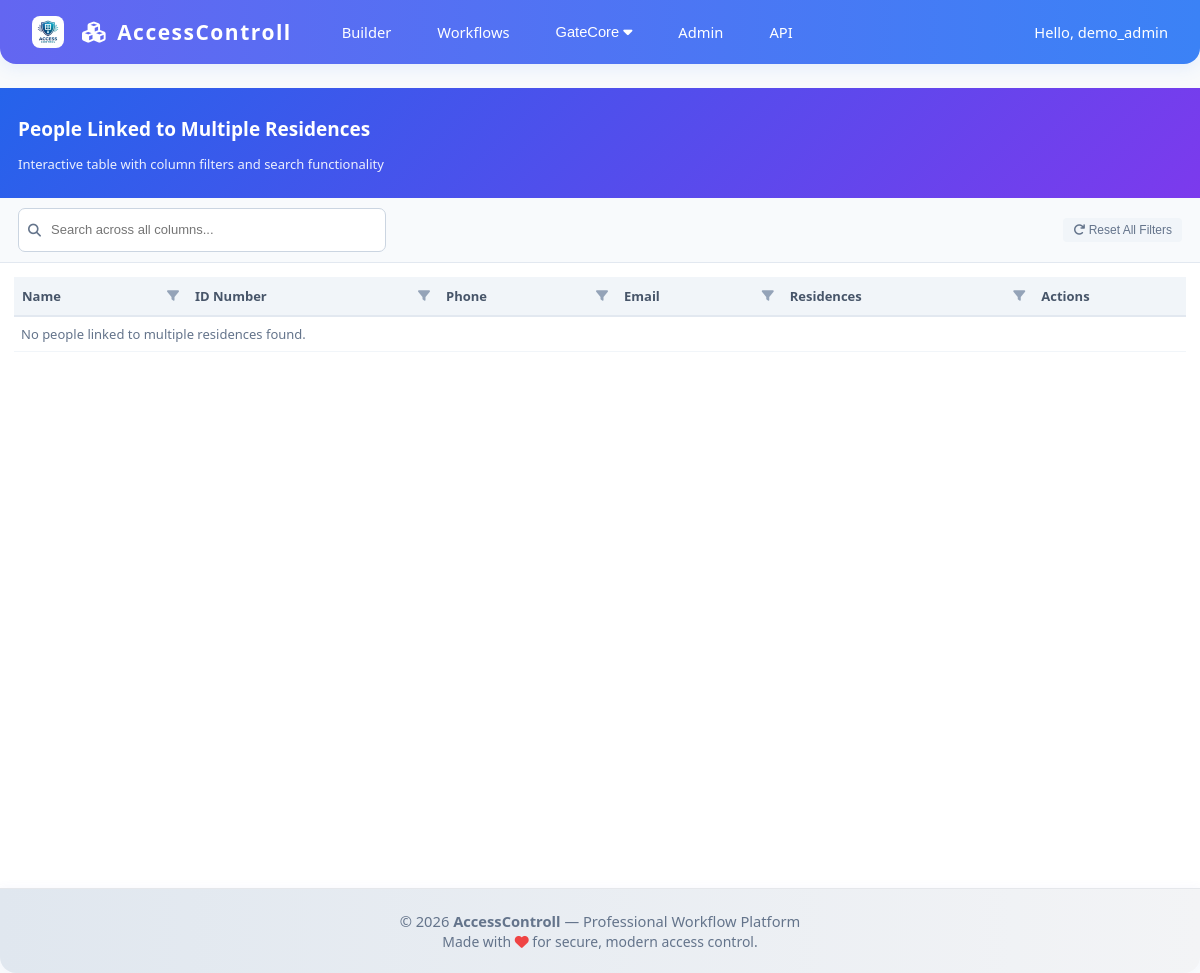
Page /builder/gatecore/people-multi-residence/ (signed in) on the earlier database version.
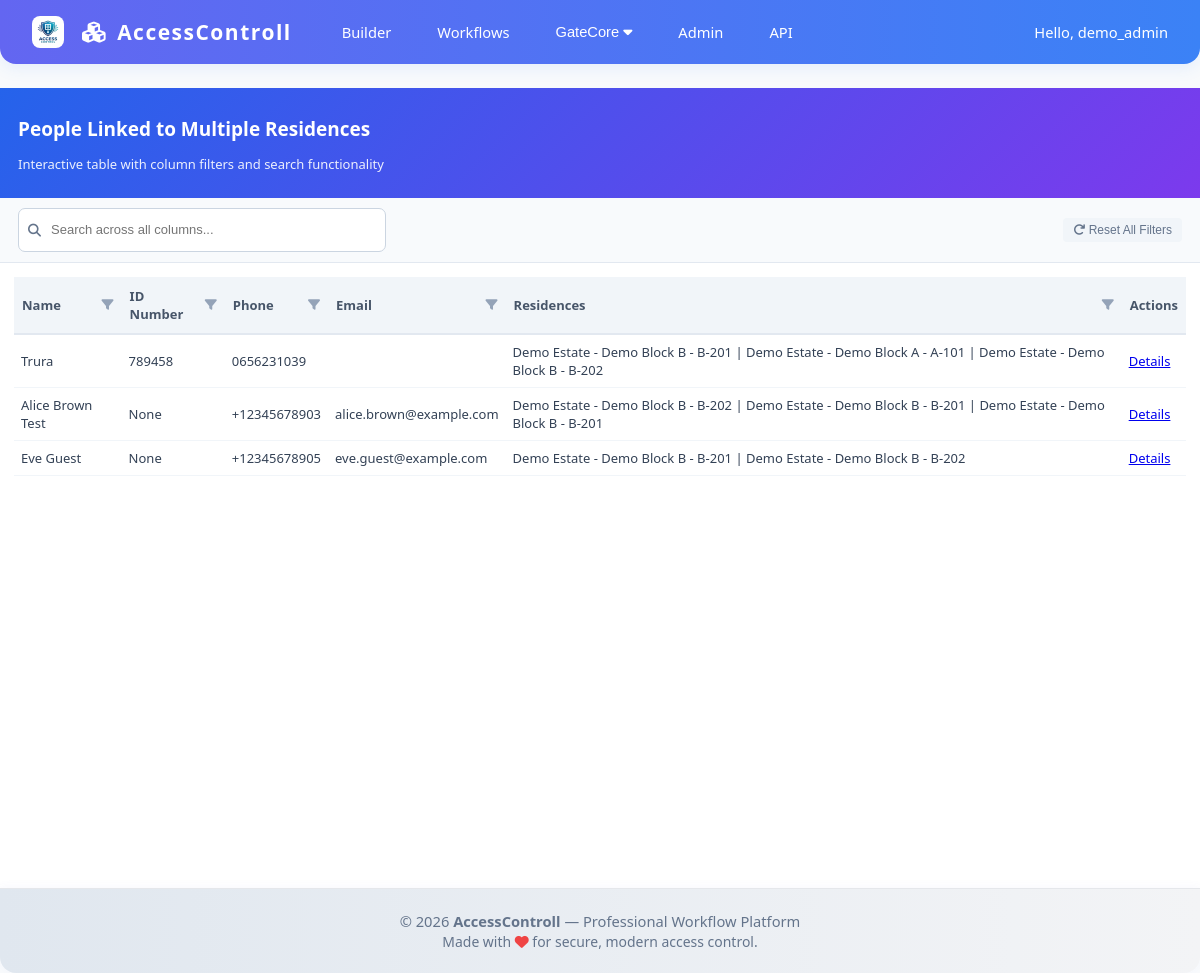
Same page on the later database version.
### GateCore/models/people.py (models this page shows, shortened)
class Person(BaseModel):
    PHONE_DEVICE_CHOICES = [
        ("android", "Android"),
        ("ios", "iOS"),
        ("feature", "Feature Phone"),
        ("other", "Other"),
    ]
    GENDER_CHOICES = [
        ("M", "Male"),
        ("F", "Female"),
        ("O", "Other"),
        ("U", "Prefer not to say"),
    ]
    first_name = models.CharField(max_length=100)
    last_name = models.CharField(max_length=100)
    middle_name = models.CharField(max_length=100, blank=True)
    id_number = models.CharField(max_length=50, blank=True, null=True, unique=True)
    phone = models.CharField(max_length=30, validators=[validate_phone_number])
    phone_device_type = models.CharField(max_length=20, choices=PHONE_DEVICE_CHOICES, blank=True)
    phone_otp = models.CharField(max_length=8, blank=True)
    phone_otp_created = models.DateTimeField(null=True, blank=True)
    facial_recognition_enabled = models.BooleanField(default=False)
    email = models.EmailField(blank=True, null=True, validators=[validate_email])
    gender = models.CharField(max_length=1, choices=GENDER_CHOICES, blank=True)
    date_of_birth = models.DateField(null=True, blank=True)
    emergency_contact_name = models.CharField(max_length=200, blank=True)
    emergency_contact_phone = models.CharField(max_length=30, blank=True)
    photo = models.ImageField(upload_to="people/", blank=True, null=True)
    notes = models.TextField(blank=True)
    tags = models.JSONField(default=list, blank=True)
    last_seen = models.DateTimeField(null=True, blank=True)
    class Meta:
        ordering = ['last_name', 'first_name']
        indexes = [
            models.Index(fields=['last_name', 'first_name']),
            models.Index(fields=['id_number']),
            models.Index(fields=['is_active', 'is_deleted']),
        ]
        verbose_name_plural = "People"
    @property
    def full_name(self):
        return f"{self.first_name} {self.last_name}"

### GateCore/models/occupancy.py (models this page shows, shortened)
class Occupancy(BaseModel):
    ROLE_CHOICES = [
        ("owner", "Owner"),
        ("tenant", "Tenant"),
        ("employee", "Employee"),
        ("contractor", "Contractor"),
        ("family_member", "Family Member"),
        ("guest", "Guest"),
        ("service_provider", "Service Provider"),
    ]
    person = models.ForeignKey(
        "Person",
        on_delete=models.CASCADE,
        related_name="occupancies"
    )
    unit = models.ForeignKey(
        "Unit",
        on_delete=models.CASCADE,
        related_name="occupancies"
    )
    role = models.CharField(max_length=30, choices=ROLE_CHOICES)
    start_date = models.DateField()
    end_date = models.DateField(null=True, blank=True)
    contract_number = models.CharField(max_length=100, blank=True)
    contract_document = models.FileField(upload_to="contracts/", null=True, blank=True)
    monthly_rent = models.DecimalField(max_digits=12, decimal_places=2, null=True, blank=True)
    security_deposit = models.DecimalField(max_digits=12, decimal_places=2, null=True, blank=True)
    is_primary = models.BooleanField(default=False)
    class Meta:
        ordering = ['-start_date']
        unique_together = ["person", "unit", "role"]
        indexes = [
            models.Index(fields=['person', 'is_active']),
            models.Index(fields=['unit', 'role']),
            models.Index(fields=['start_date', 'end_date']),
        ]
        verbose_name_plural = "Occupancies"

### GateCore/models/property.py (models this page shows, shortened)
class Unit(BaseModel):
    UNIT_TYPES = [
        ("house", "House"),
        ("apartment", "Apartment"),
        ("office", "Office"),
        ("shop", "Shop"),
        ("warehouse", "Warehouse"),
        ("studio", "Studio"),
        ("penthouse", "Penthouse"),
    ]
    STATUS_CHOICES = [
        ("vacant", "Vacant"),
        ("occupied", "Occupied"),
        ("maintenance", "Under Maintenance"),
        ("reserved", "Reserved"),
        ("unavailable", "Unavailable"),
    ]
    property = models.ForeignKey(
        Property,
        on_delete=models.CASCADE,
        related_name="units"
    )
    unit_code = models.CharField(max_length=50)
    unit_type = models.CharField(max_length=50, choices=UNIT_TYPES)
    floor = models.IntegerField(null=True, blank=True)
    status = models.CharField(max_length=20, choices=STATUS_CHOICES, default="vacant")
    area_sqft = models.DecimalField(max_digits=10, decimal_places=2, null=True, blank=True)
    bedrooms = models.IntegerField(default=0)
    bathrooms = models.IntegerField(default=1)
    access_code = models.CharField(max_length=20, blank=True, null=True)
    has_parking = models.BooleanField(default=False)
    parking_spots = models.IntegerField(default=0)
    class Meta:
        ordering = ['property', 'floor', 'unit_code']
        unique_together = ["property", "unit_code"]
        indexes = [
            models.Index(fields=['property', 'status']),
            models.Index(fields=['status', 'is_active']),
            models.Index(fields=['floor', 'unit_type']),
        ]

class Property(BaseModel):
    PROPERTY_TYPES = [
        ("residential", "Residential"),
        ("commercial", "Commercial"),
        ("mixed", "Mixed"),
        ("industrial", "Industrial"),
        ("retail", "Retail"),
    ]
    site = models.ForeignKey(
        Site,
        on_delete=models.CASCADE,
        related_name="properties"
    )
    name = models.CharField(max_length=255)
    property_code = models.CharField(max_length=50, blank=True, null=True)
    address = models.TextField()
    property_type = models.CharField(max_length=50, choices=PROPERTY_TYPES)
    location = models.CharField(max_length=255, blank=True)
    total_units = models.IntegerField(default=0)
    total_floors = models.IntegerField(default=1)
    year_built = models.IntegerField(null=True, blank=True)
    class Meta:
        ordering = ['site', 'name']
        verbose_name_plural = "Properties"
        unique_together = ["site", "property_code"]
        indexes = [
            models.Index(fields=['site', 'property_type']),
            models.Index(fields=['property_type', 'is_active']),
        ]

class Site(BaseModel):
    SITE_TYPES = [
        ("estate", "Estate"),
        ("office_park", "Office Park"),
        ("mixed_use", "Mixed Use"),
        ("industrial", "Industrial"),
        ("campus", "Campus"),
    ]
    name = models.CharField(max_length=255)
    site_type = models.CharField(max_length=50, choices=SITE_TYPES)
    location = models.CharField(max_length=255, blank=True)
    address = models.TextField(blank=True)
    description = models.TextField(blank=True)
    code = models.CharField(max_length=50, unique=True, blank=True, null=True)
    class Meta:
        ordering = ['name']
        indexes = [
            models.Index(fields=['site_type', 'is_active']),
        ]

### frontend/views.py (the view)
# urls.py: path('gatecore/people-multi-residence/', views.gatecore_people_multi_residence, name='gatecore_people_multi_residence'),
@login_required
def gatecore_people_multi_residence(request):
    people = Person.objects.annotate(num_residences=Count('occupancies', filter=models.Q(occupancies__is_active=True, occupancies__is_deleted=False))).filter(num_residences__gt=1).prefetch_related('occupancies__unit__property__site').order_by('last_name', 'first_name')
    return render(request, "frontend/gatecore_people_multi_residence.html", {"people": people})

### frontend/templates/frontend/gatecore_people_multi_residence.html (shortened to what this page needs)
{% extends "frontend/base.html" %}
{% block content %}
<div class="people-container">
    <header>
        <h2>People Linked to Multiple Residences</h2>
        <p class="subtitle">Interactive table with column filters and search functionality</p>
    </header>
    <div class="controls">
        <div class="global-search-container">
            <i class="fas fa-search global-search-icon"></i>
            <input type="text" id="globalSearch" class="global-search" placeholder="Search across all columns...">
        </div>
        <div>
            <button id="resetAllFilters" class="filter-btn reset-btn">
                <i class="fas fa-redo"></i> Reset All Filters
            </button>
        </div>
    </div>
    <div class="table-container">
        <table id="peopleTable">
            <thead>
                <tr id="peopleTableHeaderRow">
                    <th class="filterable-header" data-column="full_name">
                        <div class="header-content">
                            <span>Name</span>
                            <i class="fas fa-filter filter-icon"></i>
                        </div>
                    </th>
                    <th class="filterable-header" data-column="id_number">
                        <div class="header-content">
                            <span>ID Number</span>
                            <i class="fas fa-filter filter-icon"></i>
                        </div>
                    </th>
                    <th class="filterable-header" data-column="phone">
                        <div class="header-content">
                            <span>Phone</span>
                            <i class="fas fa-filter filter-icon"></i>
                        </div>
                    </th>
                    <th class="filterable-header" data-column="email">
                        <div class="header-content">
                            <span>Email</span>
                            <i class="fas fa-filter filter-icon"></i>
                        </div>
                    </th>
                    <th class="filterable-header" data-column="residences">
                        <div class="header-content">
                            <span>Residences</span>
                            <i class="fas fa-filter filter-icon"></i>
                        </div>
                    </th>
                    <th>Actions</th>
                </tr>
            </thead>
            <tbody id="peopleTableBody">
                {% for person in people %}
                <tr data-person-id="{{ person.id }}">
                    <td>{{ person.full_name }}</td>
                    <td>{{ person.id_number }}</td>
                    <td>{{ person.phone }}</td>
                    <td>{{ person.email }}</td>
                    <td>{% for occ in person.occupancies.all %}{{ occ.unit.property.site.name }} - {{ occ.unit.property.name }} - {{ occ.unit.unit_code }}{% if not forloop.last %} | {% endif %}{% endfor %}</td>
                    <td><a href="/frontend/gatecore/people/{{ person.id }}/">Details</a></td>
                </tr>
                {% empty %}
                <tr><td colspan="6" style="color:#64748b;">No people linked to multiple residences found.</td></tr>
                {% endfor %}
            </tbody>
        </table>
    </div>
</div>
<link rel="stylesheet" href="/static/frontend/people.css">
{% endblock %}

Differences in the rows shown:
added Person: full_name "Trura", id_number "789458", phone "0656231039"
added Occupancy: unit.property.site.name "Demo Estate", unit.property.name "Demo Block B", unit.unit_code "B-201", shown under "Trura"
added Occupancy: unit.property.site.name "Demo Estate", unit.property.name "Demo Block A", unit.unit_code "A-101", shown under "Trura"
added Occupancy: unit.property.site.name "Demo Estate", unit.property.name "Demo Block B", unit.unit_code "B-202", shown under "Trura"
now on this page (row edited): Person: full_name "Alice Brown Test", id_number "None", phone "+12345678903", email "alice.brown@example.com"
added Occupancy: unit.property.site.name "Demo Estate", unit.property.name "Demo Block B", unit.unit_code "B-202", shown under "Alice Brown Test"
added Occupancy: unit.property.site.name "Demo Estate", unit.property.name "Demo Block B", unit.unit_code "B-201", shown under "Alice Brown Test"
now on this page (row edited): Occupancy: unit.property.site.name "Demo Estate", unit.property.name "Demo Block B", unit.unit_code "B-201", shown under "Alice Brown Test"
now on this page (row unchanged): Person: full_name "Eve Guest", id_number "None", phone "+12345678905", email "eve.guest@example.com"
added Occupancy: unit.property.site.name "Demo Estate", unit.property.name "Demo Block B", unit.unit_code "B-201", shown under "Eve Guest"
now on this page (row edited): Occupancy: unit.property.site.name "Demo Estate", unit.property.name "Demo Block B", unit.unit_code "B-202", shown under "Eve Guest"
Other differences:
text no longer shown: "No people linked to multiple residences found."
